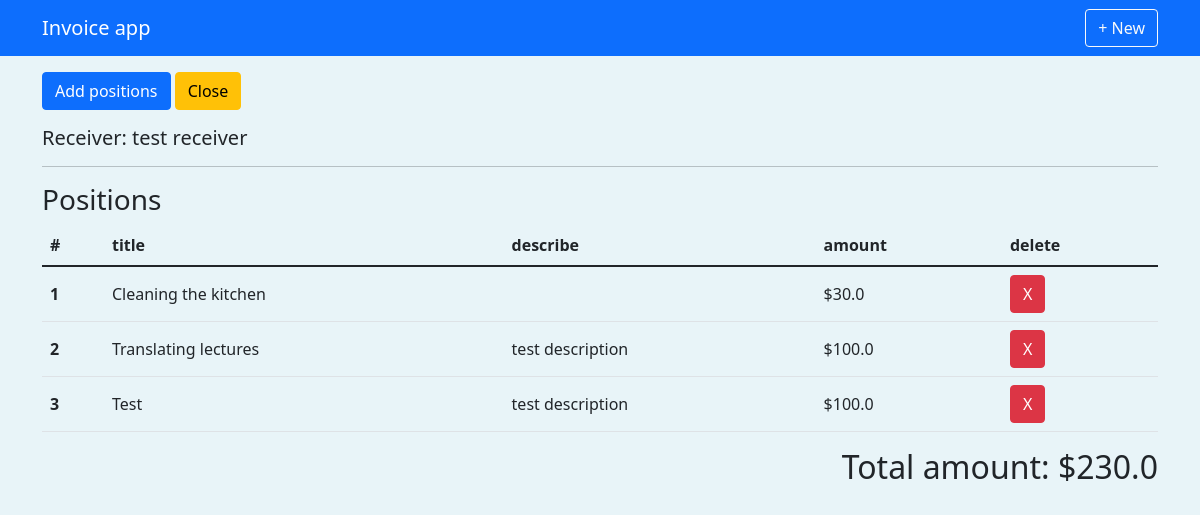
The page /1/ (signed in) on the database as committed earlier.
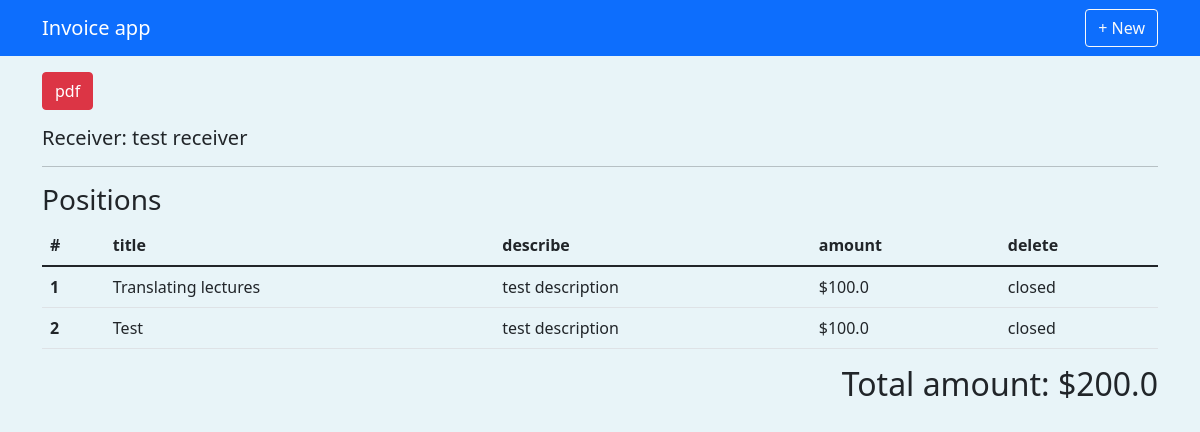
The same page on the database as committed later.
### invoices/models.py (models this page shows, shortened)
class Invoice(models.Model):
    profile = models.ForeignKey(Profile,on_delete=models.CASCADE)
    receiver = models.ForeignKey(Receiver,on_delete=models.CASCADE)
    number = models.CharField(max_length=150)
    completion_date = models.DateField()
    issue_date = models.DateField()
    payment_date = models.DateField()
    created = models.DateTimeField(auto_now_add=True)
    closed = models.BooleanField(default=False)
    tags = models.ManyToManyField(Tag, blank=True)
    @property
    def tags(self):
        return self.tags.all()
    @property
    def positions(self):
        return self.position_set.all()
    @property
    def total_amount(self):
        total = 0
        qs = self.positions
        for pos in qs:
            total += pos.amount
        return total

### receivers/models.py (models this page shows, shortened)
class Receiver(models.Model):
    name = models.CharField(default = "",max_length=200)
    address = models.TextField()
    website = models.URLField(blank=True)
    created = models.DateTimeField(default=datetime.now)
    logo = models.ImageField(default="images/no_photo.png")

### positions/models.py (models this page shows, shortened)
class Position(models.Model):
    invoice = models.ForeignKey(Invoice,on_delete=models.CASCADE)
    title = models.CharField(max_length=200)
    description = models.TextField(blank=True, help_text='Optional info')
    amount = models.FloatField(help_text='in US $')
    created = models.DateTimeField(auto_now_add=True)

### invoices/views.py (the view, shortened to what this page needs)
# urls.py: path('<pk>/', AddPositionsFormView.as_view(),name='detail'),
class AddPositionsFormView(LoginRequiredMixin, FormView):
    form_class  = PositionForm
    template_name = "invoices/detail.html"
    def get_context_data(self, **kwargs):
        context = super().get_context_data(**kwargs)
        invoice_obj = Invoice.objects.get(pk=self.kwargs.get('pk'))
        qs = invoice_obj.positions
        context['obj'] = invoice_obj
        context['qs'] = qs
        return context

### invoices/templates/invoices/detail.html (shortened to what this page needs)
{% extends 'base.html' %}
{% load crispy_forms_tags %}
{% block content %}
<div>
  {% if not obj.closed %}
    <button type="button" class="btn btn-primary" data-bs-toggle="modal" data-bs-target="#addPositionsModal">
      Add positions
    </button>
    <button type="button" class="btn btn-warning" data-bs-toggle="modal" data-bs-target="#closeInvoiceModal">
      Close
    </button>
  {% else %}
    <a href="{% url 'invoices:pdf' obj.pk %}" class = "btn btn-danger">pdf</a>
  {% endif %}
</div>
<div class="mt-3">
    <h5>Receiver: {{obj.receiver.name}}</h5>
    <hr>
    <h3>Positions</h3>
    {% if qs %}
    <table class="table">
        <thead>
          <tr>
            <th scope="col">#</th>
            <th scope="col">title</th>
            <th scope="col">describe</th>
            <th scope="col">amount</th>
            <th scope="col">delete</th>
          </tr>
        </thead>
        <tbody>
            {% for item in qs %}
                <tr style="vertical-align:middle;">
                    <th scope="row">{{forloop.counter}}</th>
                    <td>{{item.title}}</td>
                    <td>{{item.description}}</td>
                    <td>${{item.amount}}</td>
                        <td>
                            {% if not obj.closed %}
                              <a href="{% url 'invoices:position-delete' obj.pk item.pk %}" class="btn btn-danger">X</a>
                            {% else %}
                              closed
                            {% endif %}
                        </td>
                </tr>
            {% endfor %}
        </tbody>
      </table>
      <div class="mt-2 text-end">
          <h2>Total amount: ${{obj.total_amount}}</h5>
      </div>
    {% else %}
        <h5>No positions added . . . </h5>
    {% endif %}
</div>
{% endblock content %}

### templates/base.html (shortened to what this page needs)
{% load static %}
<!doctype html>
<html lang="en">
  <head>
    <link href="https://cdn.jsdelivr.net/npm/bootstrap@5.1.3/dist/css/bootstrap.min.css" rel="stylesheet">
    <link rel="stylesheet" href="{% static 'style.css' %}">
  </head>
  <body>
      {% include 'navbar.html' %}
      <div class = "container mt-3">
          {% block content %}
          {% endblock content %}
      </div>
  </body>
</html>

### templates/navbar.html
<nav class="navbar navbar-dark bg-primary">
  <div class="container">
    <a href="{% url 'invoices:main' %}" class="navbar-brand">Invoice app</a>
    <a href="{% url 'invoices:create' %}" class="btn btn-outline-light">+ New </a>
  </div>
</nav>

### static/style.css (style rules this page uses)
body { background-color: #e8f4f8; }

Rows that differ between the two databases and show on the page:
removed Position: title "Cleaning the kitchen", amount "30.0", shows "X"
changed Invoice "test receiver": closed False → True (drawn); total_amount "230.0" → "200.0"
computed for Position "Translating lectures": text "X" → "closed"
computed for Position "Test": text "X" → "closed"
Other text that changed with them:
text no longer shown: "Add positions Close"
text now shown: "pdf"
